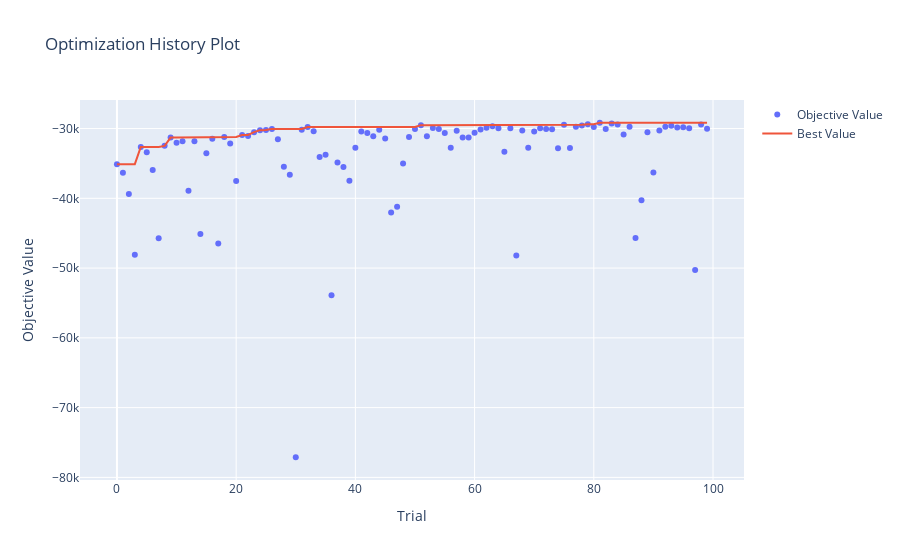

The notebook cell saved with this chart:
### Markdown cell above
## **Visualisasi**

### Code cell
optuna.visualization.plot_optimization_history(study)
